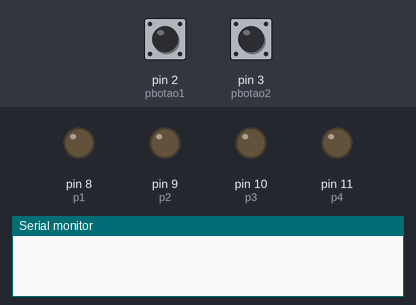
A sketch run on a simulated Arduino Uno, built with avr-gcc and run on an emulated ATmega328P. Shown: output pins drawn as LEDs (lit = HIGH), the last lines printed to the serial monitor. The test bench sets the inputs (shaded band); at power-on: pin 2 (pbotao1) LOW, pin 3 (pbotao2) LOW.

Above: at 1.2 s.
1.3 s: pin 2 (pbotao1) pulled HIGH for 0.15 s
At 2.5 s:
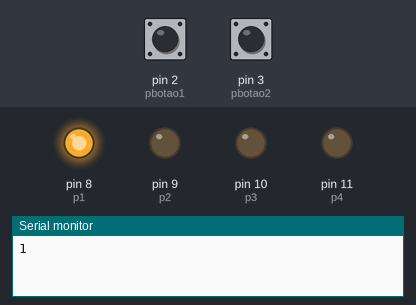
2.9 s: pin 2 (pbotao1) pulled HIGH for 1 s
At 3.9 s:
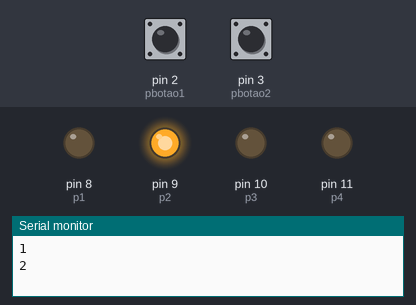
5.4 s: pin 2 (pbotao1) pulled HIGH for 0.15 s
At 5.8 s:
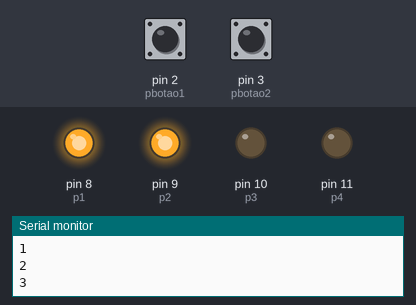
7.0 s: pin 2 (pbotao1) pulled HIGH for 3.2 s
At 8.2 s:
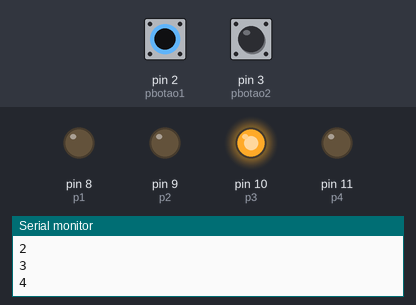
11.7 s: pin 2 (pbotao1) pulled HIGH for 0.15 s
At 12.9 s:
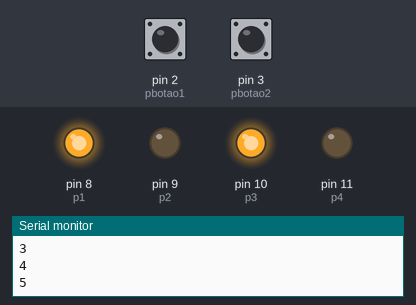
13.3 s: pin 2 (pbotao1) pulled HIGH for 1 s
At 14.2 s:
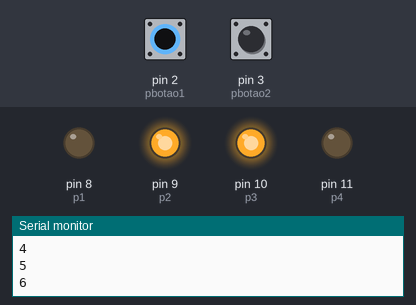
Timing chart, 0 to 16.3 s (numbered marks = the images above; inputs shaded):
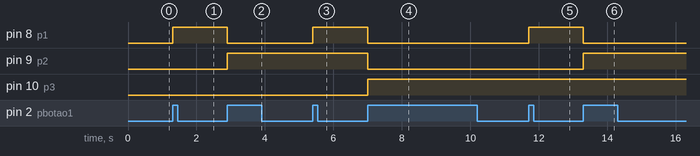

Measured:
- after the input at 1.3 s, pin 8 (p1): LOW → HIGH at once
- after the input at 2.9 s, pin 8 (p1): HIGH → LOW at once; pin 9 (p2): LOW → HIGH at once
- after the input at 5.4 s, pin 8 (p1): LOW → HIGH at once
- after the input at 7.0 s, pin 8 (p1), pin 9 (p2): HIGH → LOW at once; pin 10 (p3): LOW → HIGH at once
- after the input at 11.7 s, pin 8 (p1): LOW → HIGH at once
- after the input at 13.3 s, pin 8 (p1): HIGH → LOW at once; pin 9 (p2): LOW → HIGH at once

The sketch:

exercicio4.ino
```cpp
#define pbotao1 2
#define pbotao2 3
#define p1 8
#define p2 9
#define p3 10
#define p4 11

int cont = 0;
bool ultA = 0;
bool ultB = 0;
bool estA = 0;
bool estB = 0;
int i = 0;


void setup() {
  pinMode(pbotao1, INPUT);
  pinMode(pbotao2, INPUT);
  pinMode(p1, OUTPUT);
  pinMode(p2, OUTPUT);
  pinMode(p3, OUTPUT);
  pinMode(p4, OUTPUT);
  Serial.begin(9600);
}

void loop() {
  estA = digitalRead(pbotao1);
  if (estA != ultA){
    if (estA == 1){
      if (cont < 15){
        cont++;
        Serial.println(cont);
      }
    }
  }
  ultA = estA;

    estB = digitalRead(pbotao2);
  if (estB != ultB){
    if (estB == 1){
      if (cont > 0){
        cont--;
        Serial.println(cont);
      }
    }
  }
  ultB = estB;

  if (cont % 2 == 1 || cont == 1){
    digitalWrite(p1, 1);
  }
  else{
    digitalWrite(p1,0);
  }

  i =cont;

  if (i == 2||i == 3||i == 6||i == 7||i == 10||i == 11||i == 14||i == 15){
    digitalWrite(p2, 1);
  }
  else{
    digitalWrite(p2,0);
  }

  if ((cont / 4 >= 1 && cont / 4 < 2) || cont / 4 >=3 ){
    digitalWrite(p3, 1);
  }
  else{
    digitalWrite(p3,0);
  }

  if (cont>=8){
    digitalWrite(p4, 1);
  }
  else{
    digitalWrite(p4,0);
  }

}
```
